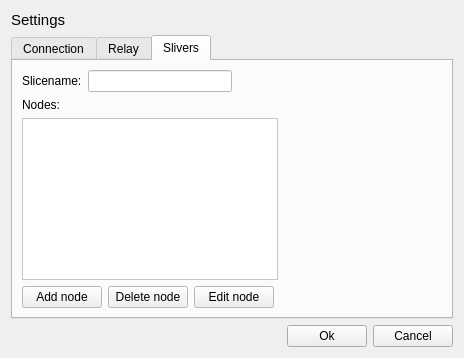
<?xml version="1.0" encoding="UTF-8"?>
<ui version="4.0">
 <class>SettingsDialog</class>
 <widget class="QDialog" name="SettingsDialog">
  <property name="geometry">
   <rect>
    <x>0</x>
    <y>0</y>
    <width>464</width>
    <height>358</height>
   </rect>
  </property>
  <property name="windowTitle">
   <string>Settings</string>
  </property>
  <layout class="QVBoxLayout" name="verticalLayout">
   <item>
    <widget class="QLabel" name="label">
     <property name="font">
      <font>
       <pointsize>11</pointsize>
      </font>
     </property>
     <property name="text">
      <string>Settings</string>
     </property>
    </widget>
   </item>
   <item>
    <widget class="QTabWidget" name="Relay">
     <property name="palette">
      <palette>
       <active>
        <colorrole role="Base">
         <brush brushstyle="SolidPattern">
          <color alpha="255">
           <red>255</red>
           <green>255</green>
           <blue>255</blue>
          </color>
         </brush>
        </colorrole>
        <colorrole role="Window">
         <brush brushstyle="SolidPattern">
          <color alpha="255">
           <red>255</red>
           <green>255</green>
           <blue>255</blue>
          </color>
         </brush>
        </colorrole>
       </active>
       <inactive>
        <colorrole role="Base">
         <brush brushstyle="SolidPattern">
          <color alpha="255">
           <red>255</red>
           <green>255</green>
           <blue>255</blue>
          </color>
         </brush>
        </colorrole>
        <colorrole role="Window">
         <brush brushstyle="SolidPattern">
          <color alpha="255">
           <red>255</red>
           <green>255</green>
           <blue>255</blue>
          </color>
         </brush>
        </colorrole>
       </inactive>
       <disabled>
        <colorrole role="Base">
         <brush brushstyle="SolidPattern">
          <color alpha="255">
           <red>255</red>
           <green>255</green>
           <blue>255</blue>
          </color>
         </brush>
        </colorrole>
        <colorrole role="Window">
         <brush brushstyle="SolidPattern">
          <color alpha="255">
           <red>255</red>
           <green>255</green>
           <blue>255</blue>
          </color>
         </brush>
        </colorrole>
       </disabled>
      </palette>
     </property>
     <property name="currentIndex">
      <number>2</number>
     </property>
     <widget class="QWidget" name="tab">
      <attribute name="title">
       <string>Connection</string>
      </attribute>
      <layout class="QVBoxLayout" name="verticalLayout_5">
       <item>
        <layout class="QHBoxLayout" name="horizontalLayout_3">
         <item>
          <layout class="QFormLayout" name="formLayout_2">
           <item row="0" column="0">
            <widget class="QLabel" name="label_2">
             <property name="enabled">
              <bool>false</bool>
             </property>
             <property name="text">
              <string>Slice private key:</string>
             </property>
            </widget>
           </item>
           <item row="0" column="1">
            <widget class="QLineEdit" name="sliverKeyEdit">
             <property name="enabled">
              <bool>false</bool>
             </property>
            </widget>
           </item>
           <item row="1" column="0">
            <widget class="QLabel" name="label_10">
             <property name="text">
              <string>Nodeprog root URL:</string>
             </property>
            </widget>
           </item>
           <item row="1" column="1">
            <widget class="QLineEdit" name="rootUrlEdit"/>
           </item>
          </layout>
         </item>
         <item>
          <layout class="QVBoxLayout" name="verticalLayout_2">
           <item>
            <widget class="QPushButton" name="sliverKeyBrowseButton">
             <property name="enabled">
              <bool>false</bool>
             </property>
             <property name="text">
              <string>Browse...</string>
             </property>
            </widget>
           </item>
           <item>
            <spacer name="verticalSpacer_3">
             <property name="orientation">
              <enum>Qt::Vertical</enum>
             </property>
             <property name="sizeHint" stdset="0">
              <size>
               <width>20</width>
               <height>40</height>
              </size>
             </property>
            </spacer>
           </item>
          </layout>
         </item>
        </layout>
       </item>
       <item>
        <widget class="QGroupBox" name="gatekeeperBox">
         <property name="title">
          <string>Gatekeeper</string>
         </property>
         <property name="checkable">
          <bool>true</bool>
         </property>
         <layout class="QHBoxLayout" name="horizontalLayout_2">
          <item>
           <layout class="QGridLayout" name="gridLayout">
            <item row="0" column="0" rowspan="2">
             <layout class="QFormLayout" name="formLayout">
              <property name="fieldGrowthPolicy">
               <enum>QFormLayout::AllNonFixedFieldsGrow</enum>
              </property>
              <item row="0" column="0">
               <widget class="QLabel" name="label_3">
                <property name="enabled">
                 <bool>false</bool>
                </property>
                <property name="text">
                 <string>Gatekeeper key:</string>
                </property>
               </widget>
              </item>
              <item row="0" column="1">
               <widget class="QLineEdit" name="gatekeeperKeyEdit">
                <property name="enabled">
                 <bool>false</bool>
                </property>
                <property name="text">
                 <string/>
                </property>
               </widget>
              </item>
              <item row="1" column="0">
               <widget class="QLabel" name="label_4">
                <property name="text">
                 <string>Username:</string>
                </property>
               </widget>
              </item>
              <item row="1" column="1">
               <widget class="QLineEdit" name="usernameEdit">
                <property name="text">
                 <string/>
                </property>
               </widget>
              </item>
              <item row="2" column="0">
               <widget class="QLabel" name="label_5">
                <property name="text">
                 <string>Hostname:</string>
                </property>
               </widget>
              </item>
              <item row="2" column="1">
               <widget class="QLineEdit" name="hostnameEdit">
                <property name="text">
                 <string/>
                </property>
               </widget>
              </item>
             </layout>
            </item>
            <item row="0" column="1">
             <widget class="QPushButton" name="gatekeeperKeyBrowseButton">
              <property name="enabled">
               <bool>false</bool>
              </property>
              <property name="text">
               <string>Browse...</string>
              </property>
             </widget>
            </item>
            <item row="1" column="1">
             <spacer name="verticalSpacer">
              <property name="orientation">
               <enum>Qt::Vertical</enum>
              </property>
              <property name="sizeHint" stdset="0">
               <size>
                <width>20</width>
                <height>40</height>
               </size>
              </property>
             </spacer>
            </item>
           </layout>
          </item>
         </layout>
        </widget>
       </item>
      </layout>
     </widget>
     <widget class="QWidget" name="tab_3">
      <attribute name="title">
       <string>Relay</string>
      </attribute>
      <layout class="QHBoxLayout" name="horizontalLayout_7">
       <item>
        <layout class="QVBoxLayout" name="verticalLayout_3">
         <item>
          <widget class="QGroupBox" name="relayBox">
           <property name="title">
            <string>Relay server</string>
           </property>
           <property name="checkable">
            <bool>true</bool>
           </property>
           <property name="checked">
            <bool>true</bool>
           </property>
           <layout class="QHBoxLayout" name="horizontalLayout_4">
            <item>
             <layout class="QFormLayout" name="formLayout_3">
              <item row="0" column="0">
               <widget class="QLabel" name="label_8">
                <property name="text">
                 <string>Host name:</string>
                </property>
               </widget>
              </item>
              <item row="0" column="1">
               <widget class="QLineEdit" name="relayHostnameEdit">
                <property name="text">
                 <string/>
                </property>
               </widget>
              </item>
              <item row="1" column="0">
               <widget class="QLabel" name="label_9">
                <property name="text">
                 <string>Port:</string>
                </property>
               </widget>
              </item>
              <item row="1" column="1">
               <widget class="QLineEdit" name="relayPortEdit">
                <property name="text">
                 <string/>
                </property>
               </widget>
              </item>
             </layout>
            </item>
           </layout>
          </widget>
         </item>
         <item>
          <spacer name="verticalSpacer_2">
           <property name="orientation">
            <enum>Qt::Vertical</enum>
           </property>
           <property name="sizeHint" stdset="0">
            <size>
             <width>20</width>
             <height>108</height>
            </size>
           </property>
          </spacer>
         </item>
        </layout>
       </item>
      </layout>
     </widget>
     <widget class="QWidget" name="tab_2">
      <attribute name="title">
       <string>Slivers</string>
      </attribute>
      <layout class="QVBoxLayout" name="verticalLayout_4">
       <item>
        <layout class="QHBoxLayout" name="horizontalLayout_8">
         <item>
          <layout class="QFormLayout" name="formLayout_4">
           <item row="0" column="0">
            <widget class="QLabel" name="label_7">
             <property name="text">
              <string>Slicename:</string>
             </property>
            </widget>
           </item>
           <item row="0" column="1">
            <widget class="QLineEdit" name="sliceNameEdit">
             <property name="text">
              <string/>
             </property>
            </widget>
           </item>
          </layout>
         </item>
         <item>
          <spacer name="horizontalSpacer_4">
           <property name="orientation">
            <enum>Qt::Horizontal</enum>
           </property>
           <property name="sizeHint" stdset="0">
            <size>
             <width>78</width>
             <height>20</height>
            </size>
           </property>
          </spacer>
         </item>
        </layout>
       </item>
       <item>
        <widget class="QLabel" name="label_6">
         <property name="text">
          <string>Nodes:</string>
         </property>
        </widget>
       </item>
       <item>
        <layout class="QHBoxLayout" name="horizontalLayout_6">
         <item>
          <widget class="QListWidget" name="sliversWidget">
           <property name="baseSize">
            <size>
             <width>0</width>
             <height>0</height>
            </size>
           </property>
          </widget>
         </item>
         <item>
          <spacer name="horizontalSpacer_3">
           <property name="orientation">
            <enum>Qt::Horizontal</enum>
           </property>
           <property name="sizeType">
            <enum>QSizePolicy::Expanding</enum>
           </property>
           <property name="sizeHint" stdset="0">
            <size>
             <width>80</width>
             <height>20</height>
            </size>
           </property>
          </spacer>
         </item>
        </layout>
       </item>
       <item>
        <layout class="QHBoxLayout" name="horizontalLayout_5">
         <item>
          <widget class="QPushButton" name="addHostButton">
           <property name="text">
            <string>Add node</string>
           </property>
          </widget>
         </item>
         <item>
          <widget class="QPushButton" name="deleteHostButton">
           <property name="text">
            <string>Delete node</string>
           </property>
          </widget>
         </item>
         <item>
          <widget class="QPushButton" name="editSiteButton">
           <property name="text">
            <string>Edit node</string>
           </property>
          </widget>
         </item>
         <item>
          <spacer name="horizontalSpacer_2">
           <property name="orientation">
            <enum>Qt::Horizontal</enum>
           </property>
           <property name="sizeHint" stdset="0">
            <size>
             <width>40</width>
             <height>20</height>
            </size>
           </property>
          </spacer>
         </item>
        </layout>
       </item>
      </layout>
     </widget>
    </widget>
   </item>
   <item>
    <layout class="QHBoxLayout" name="horizontalLayout">
     <item>
      <spacer name="horizontalSpacer">
       <property name="orientation">
        <enum>Qt::Horizontal</enum>
       </property>
       <property name="sizeHint" stdset="0">
        <size>
         <width>198</width>
         <height>20</height>
        </size>
       </property>
      </spacer>
     </item>
     <item>
      <widget class="QPushButton" name="okButton">
       <property name="text">
        <string>Ok</string>
       </property>
      </widget>
     </item>
     <item>
      <widget class="QPushButton" name="cancelButton">
       <property name="text">
        <string>Cancel</string>
       </property>
      </widget>
     </item>
    </layout>
   </item>
  </layout>
 </widget>
 <resources/>
 <connections/>
</ui>
